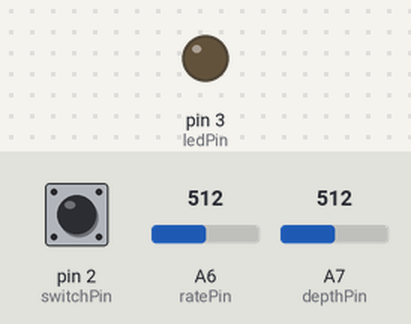
Recording of a sketch running on a simulated Arduino Nano, built with avr-gcc and run on an emulated ATmega328P. Parts: output pins drawn as LEDs (lit = HIGH). Inputs (shaded band) come from the test bench; at power-on: pin 2 (switchPin) HIGH, A7 (depthPin) = 512, A6 (ratePin) = 512. What the sketch prints to the serial monitor is not drawn.

Above: at 1.2 s.
1.3 s: pin 2 (switchPin) pulled LOW for 1 s
At 1.45 s:
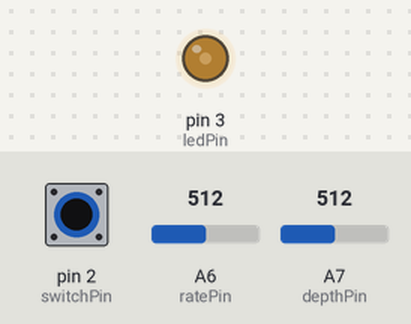
3.8 s: pin 2 (switchPin) pulled LOW for 3.2 s
At 5.08 s:
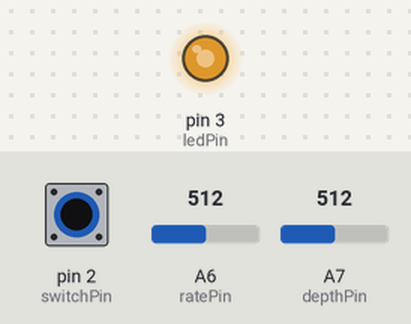
8.5 s: pin 2 (switchPin) pulled LOW for 0.15 s
At 8.9 s:
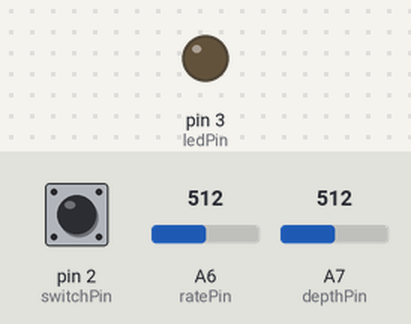
10.1 s: pin 2 (switchPin) driven LOW
At 10.37 s:
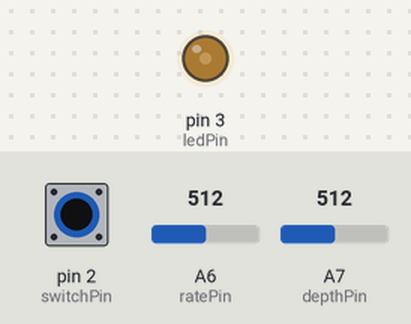
13.1 s: A7 (depthPin) set to 716
16.1 s: A6 (ratePin) set to 716
Timing chart, 0 to 20.1 s (numbered marks = the images above; inputs shaded):
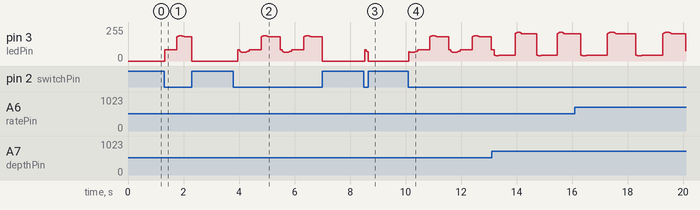

The sketch:

MIDISWAY.ino
```cpp
// (licence header left out)
// Instantiate the variables used throughout the program.
int i;
const int tableSize = 256;

const int switchPin = 2;
const int ledPin = 3;
const int ratePin = A6;
const int depthPin = A7;

// Sets the range of values possible for the rate in microseconds. 1000 - 10000 microseconds is approximately equal to 4hz - 40hz.
int rateMin = 1000;
int rateMax = 10000;

// Sets the strength of the effect at full. Enter a value between 0 and 1.
float effectStrength = 0.4;

// Sets the range of values possible for the pitch bend effect. 0 is no effect and 16383 is max effect.
int depthMin = 8192 - ((effectStrength * 8192));
int depthMax = 8192 + ((effectStrength * 8192) -1);

int rate;
int depth;
int change;

boolean previousState;
boolean state;

unsigned char low;
unsigned char high;

/* This is a lookup table for a sine wave. It is important that the values center around
   zero as they will be multiplied by the depth value later on.
   The lookup table was generated using the Sine Look Up Table Generator Calculator by
   Daycounter Inc. Engineering Services:
   http://www.daycounter.com/Calculators/Sine-Generator-Calculator.phtml */
static int sinTable [256] = {
  0, 3, 6, 9, 12, 15, 18, 21,
  24, 27, 30, 34, 37, 39, 42, 45,
  48, 51, 54, 57, 60, 62, 65, 68,
  70, 73, 75, 78, 80, 83, 85, 87,
  90, 92, 94, 96, 98, 100, 102, 104,
  106, 107, 109, 110, 112, 113, 115, 116,
  117, 118, 120, 121, 122, 122, 123, 124,
  125, 125, 126, 126, 126, 127, 127, 127,
  127, 127, 127, 127, 126, 126, 126, 125,
  125, 124, 123, 122, 122, 121, 120, 118,
  117, 116, 115, 113, 112, 110, 109, 107,
  106, 104, 102, 100, 98, 96, 94, 92,
  90, 87, 85, 83, 80, 78, 75, 73,
  70, 68, 65, 62, 60, 57, 54, 51,
  48, 45, 42, 39, 37, 34, 30, 27,
  24, 21, 18, 15, 12, 9, 6, 3,
  0, -4, -7, -10, -13, -16, -19, -22,
  - 25, -28, -31, -35, -38, -40, -43, -46,
  - 49, -52, -55, -58, -61, -63, -66, -69,
  - 71, -74, -76, -79, -81, -84, -86, -88,
  - 91, -93, -95, -97, -99, -101, -103, -105,
  - 107, -108, -110, -111, -113, -114, -116, -117,
  - 118, -119, -121, -122, -123, -123, -124, -125,
  - 126, -126, -127, -127, -127, -128, -128, -128,
  - 128, -128, -128, -128, -127, -127, -127, -126,
  - 126, -125, -124, -123, -123, -122, -121, -119,
  - 118, -117, -116, -114, -113, -111, -110, -108,
  - 107, -105, -103, -101, -99, -97, -95, -93,
  - 91, -88, -86, -84, -81, -79, -76, -74,
  - 71, -69, -66, -63, -61, -58, -55, -52,
  - 49, -46, -43, -40, -38, -35, -31, -28,
  - 25, -22, -19, -16, -13, -10, -7, -4,
};

void setup() {
  //  Set the MIDI serial speed.
  Serial.begin(31250);

  //Assign pin modes
  pinMode(switchPin, INPUT_PULLUP);
  pinMode(ledPin, OUTPUT);
  pinMode(ratePin, INPUT);
  pinMode(depthPin, INPUT);
}

void loop() {
  // Reads the state of the inputs and maps the analog values to useful ranges.
  state = digitalRead(switchPin);
  rate = map(analogRead(ratePin), 0, 1023, rateMin, rateMax);
  depth = map(analogRead(depthPin), 0, 1023, 0, 255);
  /* Multiplies the depth value by the current value of the sin lookup table and maps it
     to a 14 bit integer required for the pitchbend MIDI message. The table will be
     iterated through as the loop() repeats. */
  change = map(depth * sinTable[i], -32768, 32767, depthMin, depthMax);

  /* If the switch has been turned off, set the pitchbend value to 8192 (zero change) and
     turn off the LED. This only needs to be done once when the switch is toggled to prevent
     a stream of zero-change messages being sent. This allows the pitch wheel to be used when
     the effect is off. */
  if (state == HIGH && previousState == LOW) {
    sendPitch(8192);
    analogWrite(ledPin, 0);
  }

  // If the switch is on, send a pitchbend message with the current depth value and change the LED brightness.
  else if (state == LOW) {
    sendPitch(change);
    analogWrite(ledPin, map(change, depthMin, depthMax, 0, 255));
  }

  // Delay the loop from repeating by the preset amount of time to control rate of advancement through the sine table.
  delayMicroseconds(rate);

  // Move to the next value in the sine lookup table.
  i++;
  // Once the end of the table is reached, loop back to the first value.
  if (i == tableSize)
    i = 0;

  // Reset the switch state.
  previousState = state;
}

// Send the pitchbend data in MIDI protocol format over Serial.
void sendPitch(int change) {
  // Splits the 14 bit change value into the least and most significant bits; the format required by the MIDI protocol for pitchbend.
  low = change & 0x7F;
  high = (change >> 7) & 0x7F;
  // Sends the MIDI message for controlling the pitch bend parameter in hexadecimal.
  Serial.write(0xE0);
  Serial.write(low);
  Serial.write(high);
}
```

Measured:
- after the input at 1.3 s, pin 3 (ledPin): rises from 0/255 to 190/255 in 0.54 s, then falls to 0/255 in 0.43 s
- after the input at 8.5 s, pin 3 (ledPin): 0/255 → 85/255 at once, → 0/255 0.07 s later
